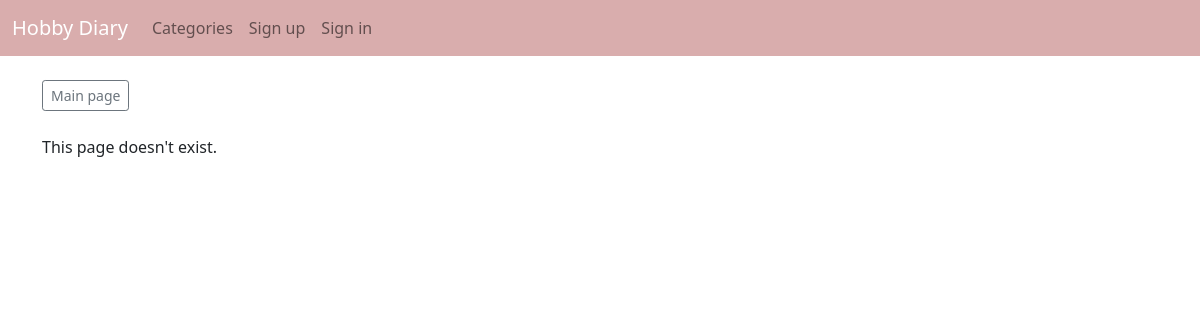
The app's page /category/movie, older data.
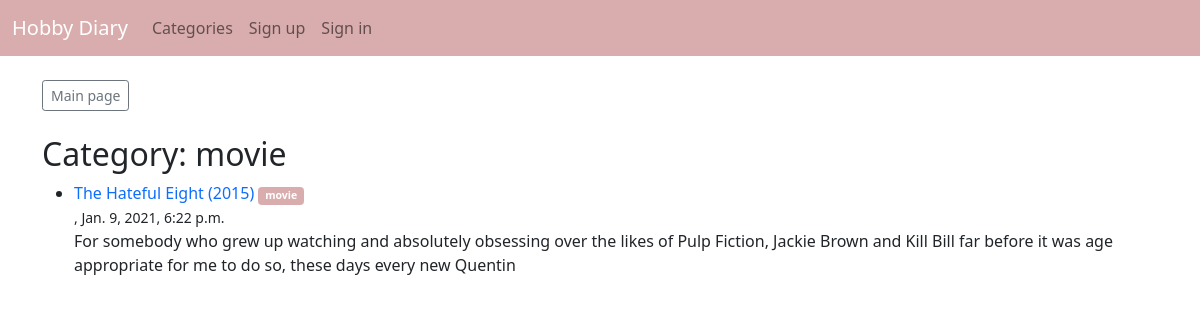
The same page, newer data.
### theblog/models.py (models this page shows, shortened)
class Post(models.Model):
  title = models.CharField(max_length=255)
  author = models.ForeignKey(User, on_delete=models.CASCADE)
  body = models.TextField()
  date = models.DateTimeField(auto_now_add=True)
  category = models.CharField(max_length=255, default='lifestyle')

### theblog/views.py (the view)
# urls.py: path('category/<str:cats>', CategoryView, name='category'),
def CategoryView(request, cats):
  category_posts = Post.objects.filter(category=cats.replace('-', ' '))
  return render(request, 'categories.html', {'cats':cats.replace(' ', '-'), 'category_posts':category_posts})

### theblog/templates/categories.html (shortened to what this page needs)
{% extends 'base.html' %}
{% block content %}
<a href="{% url 'home' %}" class="btn btn-sm btn-outline-secondary">Main page</a>
<br><br>
{% if category_posts %}
  <h2>Category: {{ cats }}</h2>
  <ul>
    {% for post in category_posts %}
    <li>
      <a href="{% url 'article-detail' post.pk %}" class="text-decoration-none">
        {{ post.title }}
      </a>
      <a href="{% url 'category' post.category %}">
        <small><span class="badge badge-pill badge-dark" style="color:white; background-color: #d9adad;">{{ post.category }}</span></small>
      </a>
      <br/>
      <small>{{ post.author.first_name }} {{ post.author.last_name }}, {{ post.date }}</small>
      <br>
      {{ post.body|slice:":200"|safe }}
    </li>
    {% endfor %}
  </ul>
{% else %}
  <p>This page doesn't exist.</p>
{% endif %}
{% endblock %}

### theblog/templates/base.html (shortened to what this page needs)
<!doctype html>
<html lang="en">
  <head>
    <link href="https://cdn.jsdelivr.net/npm/bootstrap@5.0.0-beta1/dist/css/bootstrap.min.css" rel="stylesheet">
  </head>
  <body>
    <nav class="navbar navbar-expand-lg navbar-light" style="background-color: #d9adad;">
      <div class="container-fluid">
        <a class="navbar-brand" href="{% url 'home' %}" style="color: white;">Hobby Diary</a>
        <div class="collapse navbar-collapse" id="navbarSupportedContent">
          <ul class="navbar-nav me-auto mb-2 mb-lg-0">
            {% if cat_menu %}
            <li class="nav-item dropdown">
              <a class="nav-link dropdown-toggle" href="#" id="navbarDropdown" role="button" data-bs-toggle="dropdown" aria-expanded="false">
                Categories
              </a>
              <ul class="dropdown-menu" aria-labelledby="navbarDropdown">
                {% for item in cat_menu %}
                <li><a class="dropdown-item" href="{% url 'category' item|slugify %}">{{ item }}</a></li>
                {% endfor %}
              </ul>
            </li>
            {% else %}
            <li class="nav-item">
              <a class="nav-link" href="{% url 'category-list' %}">Categories</a>
            </li>
            {% endif %}
            {% if user.is_authenticated %}
            <li class="nav-item">
              <a class="nav-link" href="{% url 'create-post' %}">Create Post</a>
            </li>
            <li class="nav-item">
              <a class="nav-link" href="{% url 'add-category' %}">Add Category</a>
            </li>
            <li class="nav-item">
              <a class="nav-link" href="{% url 'logout' %}">Logout</a>
            </li>
            {% else %}
            <li class="nav-item">
              <a class="nav-link" href="{% url 'register' %}">Sign up</a>
            </li>
            <li class="nav-item">
              <a class="nav-link" href="{% url 'login' %}">Sign in</a>
            </li>
            {% endif %}
          </ul>
        </div>
      </div>
    </nav>
    <br>
    <div class="container">
      {% block content %}
      {% endblock %}
    </div>
  </body>
</html>

Row changes from the older to the newer data that the page shows:
added Post: category "movie", title "The Hateful Eight (2015)", date "Jan. 9, 2021, 6:22 p.m.", body "For somebody who grew up watching and absolutely obsessing over the likes of Pulp Fiction, Jackie Brown and Kill Bill far before it was age appropriate for me to do so, these days every new Quentin"
Text that changed along with them:
text no longer shown: "This page doesn't exist."
text now shown: "Category:"
